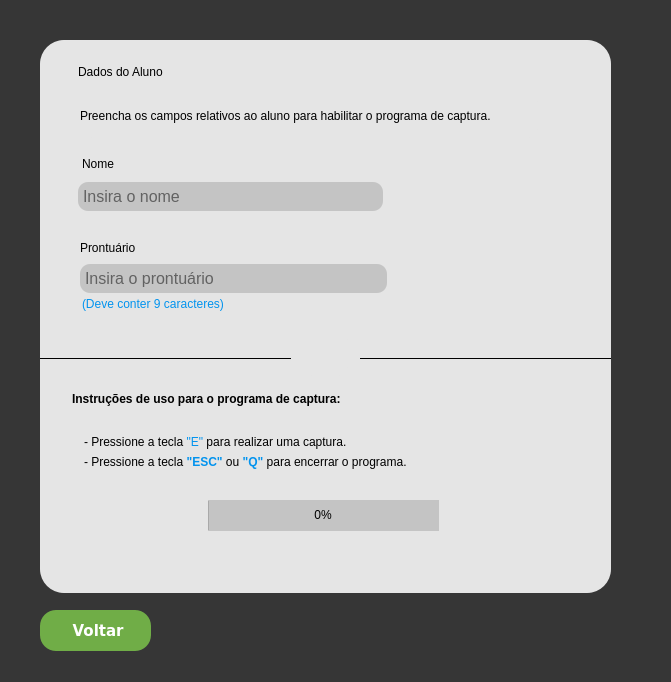
<?xml version="1.0" encoding="UTF-8"?>
<ui version="4.0">
 <class>tela_captura</class>
 <widget class="QMainWindow" name="tela_captura">
  <property name="windowModality">
   <enum>Qt::NonModal</enum>
  </property>
  <property name="enabled">
   <bool>true</bool>
  </property>
  <property name="geometry">
   <rect>
    <x>0</x>
    <y>0</y>
    <width>671</width>
    <height>682</height>
   </rect>
  </property>
  <property name="sizePolicy">
   <sizepolicy hsizetype="Fixed" vsizetype="Fixed">
    <horstretch>0</horstretch>
    <verstretch>0</verstretch>
   </sizepolicy>
  </property>
  <property name="font">
   <font>
    <kerning>true</kerning>
   </font>
  </property>
  <property name="mouseTracking">
   <bool>false</bool>
  </property>
  <property name="windowTitle">
   <string>MainWindow</string>
  </property>
  <property name="layoutDirection">
   <enum>Qt::LeftToRight</enum>
  </property>
  <property name="autoFillBackground">
   <bool>false</bool>
  </property>
  <property name="styleSheet">
   <string notr="true">background-color:#363636;</string>
  </property>
  <property name="inputMethodHints">
   <set>Qt::ImhNone</set>
  </property>
  <property name="toolButtonStyle">
   <enum>Qt::ToolButtonIconOnly</enum>
  </property>
  <property name="animated">
   <bool>true</bool>
  </property>
  <property name="dockOptions">
   <set>QMainWindow::AllowTabbedDocks|QMainWindow::AnimatedDocks</set>
  </property>
  <widget class="QWidget" name="centralwidget">
   <widget class="QFrame" name="frame">
    <property name="geometry">
     <rect>
      <x>40</x>
      <y>40</y>
      <width>571</width>
      <height>553</height>
     </rect>
    </property>
    <property name="styleSheet">
     <string notr="true">border-radius:24px;
background-color:#e5e5e5;</string>
    </property>
    <property name="frameShape">
     <enum>QFrame::StyledPanel</enum>
    </property>
    <property name="frameShadow">
     <enum>QFrame::Raised</enum>
    </property>
    <widget class="QProgressBar" name="progressBar">
     <property name="enabled">
      <bool>true</bool>
     </property>
     <property name="geometry">
      <rect>
       <x>168</x>
       <y>460</y>
       <width>231</width>
       <height>31</height>
      </rect>
     </property>
     <property name="styleSheet">
      <string notr="true">background-color:#C4C4C4;
font:600 12pt &quot;Verdana&quot;; </string>
     </property>
     <property name="value">
      <number>0</number>
     </property>
     <property name="alignment">
      <set>Qt::AlignCenter</set>
     </property>
    </widget>
    <widget class="QLabel" name="labelIcon">
     <property name="geometry">
      <rect>
       <x>260</x>
       <y>288</y>
       <width>51</width>
       <height>51</height>
      </rect>
     </property>
     <property name="text">
      <string/>
     </property>
     <property name="pixmap">
      <pixmap>C:/Users/Vinicius/Downloads/capturar (1).png</pixmap>
     </property>
     <property name="scaledContents">
      <bool>true</bool>
     </property>
    </widget>
    <widget class="QPushButton" name="botao_captura">
     <property name="geometry">
      <rect>
       <x>168</x>
       <y>460</y>
       <width>231</width>
       <height>31</height>
      </rect>
     </property>
     <property name="font">
      <font>
       <family>Verdana</family>
       <pointsize>10</pointsize>
       <weight>87</weight>
       <italic>false</italic>
       <bold>true</bold>
      </font>
     </property>
     <property name="cursor">
      <cursorShape>PointingHandCursor</cursorShape>
     </property>
     <property name="styleSheet">
      <string notr="true">QPushButton{
border-radius:10px;
background-color:#0293ee;
color:white;
font:700 10pt &quot;Verdana&quot;;
}

QPushButton:hover {
    background-color:#128bc7;
}</string>
     </property>
     <property name="text">
      <string>Iniciar</string>
     </property>
     <property name="autoDefault">
      <bool>true</bool>
     </property>
     <property name="default">
      <bool>false</bool>
     </property>
     <property name="flat">
      <bool>false</bool>
     </property>
    </widget>
    <widget class="QLabel" name="label_5">
     <property name="geometry">
      <rect>
       <x>44</x>
       <y>382</y>
       <width>421</width>
       <height>41</height>
      </rect>
     </property>
     <property name="styleSheet">
      <string notr="true">QLabel{
font:400 12pt &quot;Verdana&quot;;
color:black;
}</string>
     </property>
     <property name="text">
      <string>&lt;html&gt;&lt;head/&gt;&lt;body&gt;&lt;p&gt;- Pressione a tecla&lt;span style=&quot; font-weight:496; color:#0293ee;&quot;&gt; &amp;quot;E&amp;quot;&lt;/span&gt; para realizar uma captura.&lt;/p&gt;&lt;/body&gt;&lt;/html&gt;</string>
     </property>
     <property name="wordWrap">
      <bool>true</bool>
     </property>
    </widget>
    <widget class="QLabel" name="label">
     <property name="geometry">
      <rect>
       <x>40</x>
       <y>50</y>
       <width>461</width>
       <height>51</height>
      </rect>
     </property>
     <property name="styleSheet">
      <string notr="true">QLabel{
font:400 12pt &quot;Verdana&quot;;
color:black;
}</string>
     </property>
     <property name="text">
      <string>Preencha os campos relativos ao aluno para habilitar o programa de captura. </string>
     </property>
     <property name="wordWrap">
      <bool>true</bool>
     </property>
    </widget>
    <widget class="QTextEdit" name="input_name">
     <property name="geometry">
      <rect>
       <x>38</x>
       <y>142</y>
       <width>305</width>
       <height>29</height>
      </rect>
     </property>
     <property name="styleSheet">
      <string notr="true">QTextEdit{
font-size:12pt;
border-radius:10px;
background-color:#C4C4C4;
padding:1px;
}</string>
     </property>
     <property name="autoFormatting">
      <set>QTextEdit::AutoNone</set>
     </property>
     <property name="html">
      <string>&lt;!DOCTYPE HTML PUBLIC &quot;-//W3C//DTD HTML 4.0//EN&quot; &quot;http://www.w3.org/TR/REC-html40/strict.dtd&quot;&gt;
&lt;html&gt;&lt;head&gt;&lt;meta name=&quot;qrichtext&quot; content=&quot;1&quot; /&gt;&lt;style type=&quot;text/css&quot;&gt;
p, li { white-space: pre-wrap; }
&lt;/style&gt;&lt;/head&gt;&lt;body style=&quot; font-family:'MS Shell Dlg 2'; font-size:12pt; font-weight:400; font-style:normal;&quot;&gt;
&lt;p style=&quot;-qt-paragraph-type:empty; margin-top:0px; margin-bottom:0px; margin-left:0px; margin-right:0px; -qt-block-indent:0; text-indent:0px;&quot;&gt;&lt;br /&gt;&lt;/p&gt;&lt;/body&gt;&lt;/html&gt;</string>
     </property>
     <property name="placeholderText">
      <string>Insira o nome</string>
     </property>
    </widget>
    <widget class="QLabel" name="label_3">
     <property name="geometry">
      <rect>
       <x>32</x>
       <y>344</y>
       <width>521</width>
       <height>31</height>
      </rect>
     </property>
     <property name="styleSheet">
      <string notr="true">QLabel{
font:400 14pt &quot;Verdana&quot;;
color:black;
}</string>
     </property>
     <property name="text">
      <string>&lt;html&gt;&lt;head/&gt;&lt;body&gt;&lt;p&gt;&lt;span style=&quot; font-weight:600;&quot;&gt;Instruções de uso para o programa de captura:&lt;/span&gt;&lt;/p&gt;&lt;/body&gt;&lt;/html&gt;</string>
     </property>
     <property name="wordWrap">
      <bool>true</bool>
     </property>
    </widget>
    <widget class="QLabel" name="label_2">
     <property name="geometry">
      <rect>
       <x>38</x>
       <y>24</y>
       <width>177</width>
       <height>16</height>
      </rect>
     </property>
     <property name="styleSheet">
      <string notr="true">QLabel{
color:black;
font: 600 14pt &quot;Verdana&quot;;

}</string>
     </property>
     <property name="text">
      <string>Dados do Aluno</string>
     </property>
    </widget>
    <widget class="QLabel" name="label_6">
     <property name="geometry">
      <rect>
       <x>44</x>
       <y>412</y>
       <width>501</width>
       <height>21</height>
      </rect>
     </property>
     <property name="styleSheet">
      <string notr="true">QLabel{
font:400 12pt &quot;Verdana&quot;;
color:black;
}</string>
     </property>
     <property name="text">
      <string>&lt;html&gt;&lt;head/&gt;&lt;body&gt;&lt;p&gt;- Pressione a tecla &lt;span style=&quot; color:#0293ee;font-weight:500&quot;&gt;&amp;quot;ESC&amp;quot;&lt;/span&gt; ou &lt;span style=&quot; color:#0293ee;font-weight:500&quot;&gt;&amp;quot;Q&amp;quot;&lt;/span&gt; para encerrar o programa.&lt;/p&gt;&lt;/body&gt;&lt;/html&gt;</string>
     </property>
     <property name="wordWrap">
      <bool>true</bool>
     </property>
    </widget>
    <widget class="Line" name="line">
     <property name="geometry">
      <rect>
       <x>0</x>
       <y>318</y>
       <width>251</width>
       <height>1</height>
      </rect>
     </property>
     <property name="styleSheet">
      <string notr="true">background-color:black;</string>
     </property>
     <property name="orientation">
      <enum>Qt::Horizontal</enum>
     </property>
    </widget>
    <widget class="Line" name="line_3">
     <property name="geometry">
      <rect>
       <x>320</x>
       <y>318</y>
       <width>252</width>
       <height>1</height>
      </rect>
     </property>
     <property name="styleSheet">
      <string notr="true">background-color:black;</string>
     </property>
     <property name="orientation">
      <enum>Qt::Horizontal</enum>
     </property>
    </widget>
    <widget class="QTextEdit" name="input_prontuario">
     <property name="geometry">
      <rect>
       <x>40</x>
       <y>224</y>
       <width>307</width>
       <height>29</height>
      </rect>
     </property>
     <property name="styleSheet">
      <string notr="true">QTextEdit{
font-size:12pt;
border-radius:10px;
background-color:#C4C4C4;
padding:1px;
}</string>
     </property>
     <property name="autoFormatting">
      <set>QTextEdit::AutoNone</set>
     </property>
     <property name="html">
      <string>&lt;!DOCTYPE HTML PUBLIC &quot;-//W3C//DTD HTML 4.0//EN&quot; &quot;http://www.w3.org/TR/REC-html40/strict.dtd&quot;&gt;
&lt;html&gt;&lt;head&gt;&lt;meta name=&quot;qrichtext&quot; content=&quot;1&quot; /&gt;&lt;style type=&quot;text/css&quot;&gt;
p, li { white-space: pre-wrap; }
&lt;/style&gt;&lt;/head&gt;&lt;body style=&quot; font-family:'MS Shell Dlg 2'; font-size:12pt; font-weight:400; font-style:normal;&quot;&gt;
&lt;p style=&quot;-qt-paragraph-type:empty; margin-top:0px; margin-bottom:0px; margin-left:0px; margin-right:0px; -qt-block-indent:0; text-indent:0px;&quot;&gt;&lt;br /&gt;&lt;/p&gt;&lt;/body&gt;&lt;/html&gt;</string>
     </property>
     <property name="placeholderText">
      <string>Insira o prontuário</string>
     </property>
    </widget>
    <widget class="QLabel" name="label_4">
     <property name="geometry">
      <rect>
       <x>42</x>
       <y>116</y>
       <width>307</width>
       <height>16</height>
      </rect>
     </property>
     <property name="styleSheet">
      <string notr="true">QLabel{
color:black;
font: 400 12pt &quot;Verdana&quot;;

}</string>
     </property>
     <property name="text">
      <string>Nome</string>
     </property>
    </widget>
    <widget class="QLabel" name="label_17">
     <property name="geometry">
      <rect>
       <x>40</x>
       <y>200</y>
       <width>95</width>
       <height>16</height>
      </rect>
     </property>
     <property name="styleSheet">
      <string notr="true">QLabel{
color:black;
font: 400 12pt &quot;Verdana&quot;;

}</string>
     </property>
     <property name="text">
      <string>Prontuário</string>
     </property>
    </widget>
    <widget class="QLabel" name="label_18">
     <property name="geometry">
      <rect>
       <x>42</x>
       <y>256</y>
       <width>181</width>
       <height>16</height>
      </rect>
     </property>
     <property name="styleSheet">
      <string notr="true">QLabel{
color:black;
font: 400 8pt &quot;Verdana&quot;;

}</string>
     </property>
     <property name="text">
      <string>&lt;html&gt;&lt;head/&gt;&lt;body&gt;&lt;p&gt;&lt;span style=&quot; font-weight:496; color:#0293ee;&quot;&gt;(Deve conter 9 caracteres)&lt;/span&gt;&lt;/p&gt;&lt;/body&gt;&lt;/html&gt;</string>
     </property>
    </widget>
    <zorder>labelIcon</zorder>
    <zorder>botao_captura</zorder>
    <zorder>label_5</zorder>
    <zorder>label</zorder>
    <zorder>input_name</zorder>
    <zorder>label_3</zorder>
    <zorder>label_2</zorder>
    <zorder>label_6</zorder>
    <zorder>line</zorder>
    <zorder>line_3</zorder>
    <zorder>progressBar</zorder>
    <zorder>input_prontuario</zorder>
    <zorder>label_4</zorder>
    <zorder>label_17</zorder>
    <zorder>label_18</zorder>
   </widget>
   <widget class="QPushButton" name="btnVoltar">
    <property name="geometry">
     <rect>
      <x>40</x>
      <y>610</y>
      <width>111</width>
      <height>41</height>
     </rect>
    </property>
    <property name="font">
     <font>
      <family>Verdana</family>
      <pointsize>11</pointsize>
      <weight>87</weight>
      <italic>false</italic>
      <bold>true</bold>
     </font>
    </property>
    <property name="cursor">
     <cursorShape>PointingHandCursor</cursorShape>
    </property>
    <property name="styleSheet">
     <string notr="true">QPushButton {
    border-radius:16px;	
	background-color:#70ad47;
	color:white;
	font:700 11pt &quot;Verdana&quot;;
	padding:8px;
}

QPushButton:hover {
   background-color: #0293ee;
}
</string>
    </property>
    <property name="text">
     <string> Voltar</string>
    </property>
    <property name="icon">
     <iconset>
      <normalon>C:/Users/Vinicius/Downloads/botao-de-logout-delineado (1).png</normalon>
     </iconset>
    </property>
    <property name="iconSize">
     <size>
      <width>24</width>
      <height>24</height>
     </size>
    </property>
    <property name="autoDefault">
     <bool>true</bool>
    </property>
    <property name="default">
     <bool>false</bool>
    </property>
    <property name="flat">
     <bool>false</bool>
    </property>
   </widget>
  </widget>
 </widget>
 <resources/>
 <connections>
  <connection>
   <sender>btnVoltar</sender>
   <signal>clicked()</signal>
   <receiver>tela_captura</receiver>
   <slot>close()</slot>
   <hints>
    <hint type="sourcelabel">
     <x>95</x>
     <y>490</y>
    </hint>
    <hint type="destinationlabel">
     <x>319</x>
     <y>264</y>
    </hint>
   </hints>
  </connection>
 </connections>
 <designerdata>
  <property name="gridDeltaX">
   <number>10</number>
  </property>
  <property name="gridDeltaY">
   <number>10</number>
  </property>
  <property name="gridSnapX">
   <bool>true</bool>
  </property>
  <property name="gridSnapY">
   <bool>true</bool>
  </property>
  <property name="gridVisible">
   <bool>true</bool>
  </property>
 </designerdata>
</ui>
